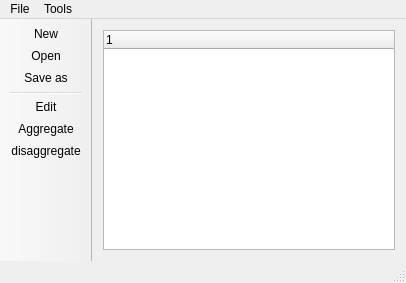
<?xml version="1.0" encoding="UTF-8"?>
<ui version="4.0">
 <class>MainWindow</class>
 <widget class="QMainWindow" name="MainWindow">
  <property name="geometry">
   <rect>
    <x>0</x>
    <y>0</y>
    <width>406</width>
    <height>283</height>
   </rect>
  </property>
  <property name="windowTitle">
   <string>MainWindow</string>
  </property>
  <widget class="QWidget" name="centralWidget">
   <layout class="QGridLayout" name="gridLayout">
    <item row="0" column="0">
     <widget class="QTreeWidget" name="treeWidget">
      <column>
       <property name="text">
        <string notr="true">1</string>
       </property>
      </column>
     </widget>
    </item>
   </layout>
  </widget>
  <widget class="QMenuBar" name="menuBar">
   <property name="geometry">
    <rect>
     <x>0</x>
     <y>0</y>
     <width>406</width>
     <height>20</height>
    </rect>
   </property>
   <widget class="QMenu" name="menuFile">
    <property name="title">
     <string>File</string>
    </property>
    <addaction name="actionNew"/>
    <addaction name="actionOpen"/>
    <addaction name="actionSave_as"/>
   </widget>
   <widget class="QMenu" name="menuTools">
    <property name="title">
     <string>Tools</string>
    </property>
    <addaction name="actionEdit"/>
    <addaction name="actionAgregate"/>
    <addaction name="actiondisaggregate"/>
   </widget>
   <addaction name="menuFile"/>
   <addaction name="menuTools"/>
  </widget>
  <widget class="QToolBar" name="mainToolBar">
   <property name="sizePolicy">
    <sizepolicy hsizetype="Fixed" vsizetype="Preferred">
     <horstretch>0</horstretch>
     <verstretch>0</verstretch>
    </sizepolicy>
   </property>
   <property name="movable">
    <bool>false</bool>
   </property>
   <property name="allowedAreas">
    <set>Qt::LeftToolBarArea</set>
   </property>
   <property name="toolButtonStyle">
    <enum>Qt::ToolButtonFollowStyle</enum>
   </property>
   <attribute name="toolBarArea">
    <enum>LeftToolBarArea</enum>
   </attribute>
   <attribute name="toolBarBreak">
    <bool>false</bool>
   </attribute>
   <addaction name="actionNew"/>
   <addaction name="actionOpen"/>
   <addaction name="actionSave_as"/>
   <addaction name="separator"/>
   <addaction name="actionEdit"/>
   <addaction name="actionAgregate"/>
   <addaction name="actiondisaggregate"/>
  </widget>
  <widget class="QStatusBar" name="statusBar">
   <property name="cursor">
    <cursorShape>ArrowCursor</cursorShape>
   </property>
   <property name="toolTip">
    <string>&lt;html&gt;&lt;head/&gt;&lt;body&gt;&lt;p&gt;Status bar - general info &amp;amp; errors.&lt;/p&gt;&lt;/body&gt;&lt;/html&gt;</string>
   </property>
   <property name="statusTip">
    <string/>
   </property>
  </widget>
  <action name="actionNew">
   <property name="icon">
    <iconset resource="resources.qrc">
     <normaloff>:/new/prefix1/New-file-icon.png</normaloff>:/new/prefix1/New-file-icon.png</iconset>
   </property>
   <property name="text">
    <string>New</string>
   </property>
   <property name="toolTip">
    <string>Clear all, create new tree</string>
   </property>
  </action>
  <action name="actionOpen">
   <property name="icon">
    <iconset resource="resources.qrc">
     <normaloff>:/new/prefix1/open-file-icon.png</normaloff>:/new/prefix1/open-file-icon.png</iconset>
   </property>
   <property name="text">
    <string>Open</string>
   </property>
   <property name="toolTip">
    <string>Open existing file</string>
   </property>
  </action>
  <action name="actionSave_as">
   <property name="icon">
    <iconset resource="resources.qrc">
     <normaloff>:/new/prefix1/Save-icon.png</normaloff>:/new/prefix1/Save-icon.png</iconset>
   </property>
   <property name="text">
    <string>Save as</string>
   </property>
   <property name="toolTip">
    <string>Save tree into a file</string>
   </property>
  </action>
  <action name="actionEdit">
   <property name="icon">
    <iconset resource="resources.qrc">
     <normaloff>:/new/prefix1/gear_pencil_2.png</normaloff>:/new/prefix1/gear_pencil_2.png</iconset>
   </property>
   <property name="text">
    <string>Edit</string>
   </property>
   <property name="toolTip">
    <string>Make changes in selected node</string>
   </property>
  </action>
  <action name="actionAgregate">
   <property name="icon">
    <iconset resource="resources.qrc">
     <normaloff>:/new/prefix1/agrr 3.png</normaloff>:/new/prefix1/agrr 3.png</iconset>
   </property>
   <property name="text">
    <string>Aggregate</string>
   </property>
   <property name="toolTip">
    <string>Combine selected nodes into one subnet</string>
   </property>
  </action>
  <action name="actiondisaggregate">
   <property name="icon">
    <iconset resource="resources.qrc">
     <normaloff>:/new/prefix1/diss 3.png</normaloff>:/new/prefix1/diss 3.png</iconset>
   </property>
   <property name="text">
    <string>disaggregate</string>
   </property>
   <property name="toolTip">
    <string>Break selected node (subnet)</string>
   </property>
  </action>
 </widget>
 <layoutdefault spacing="6" margin="11"/>
 <resources>
  <include location="resources.qrc"/>
 </resources>
 <connections/>
</ui>
